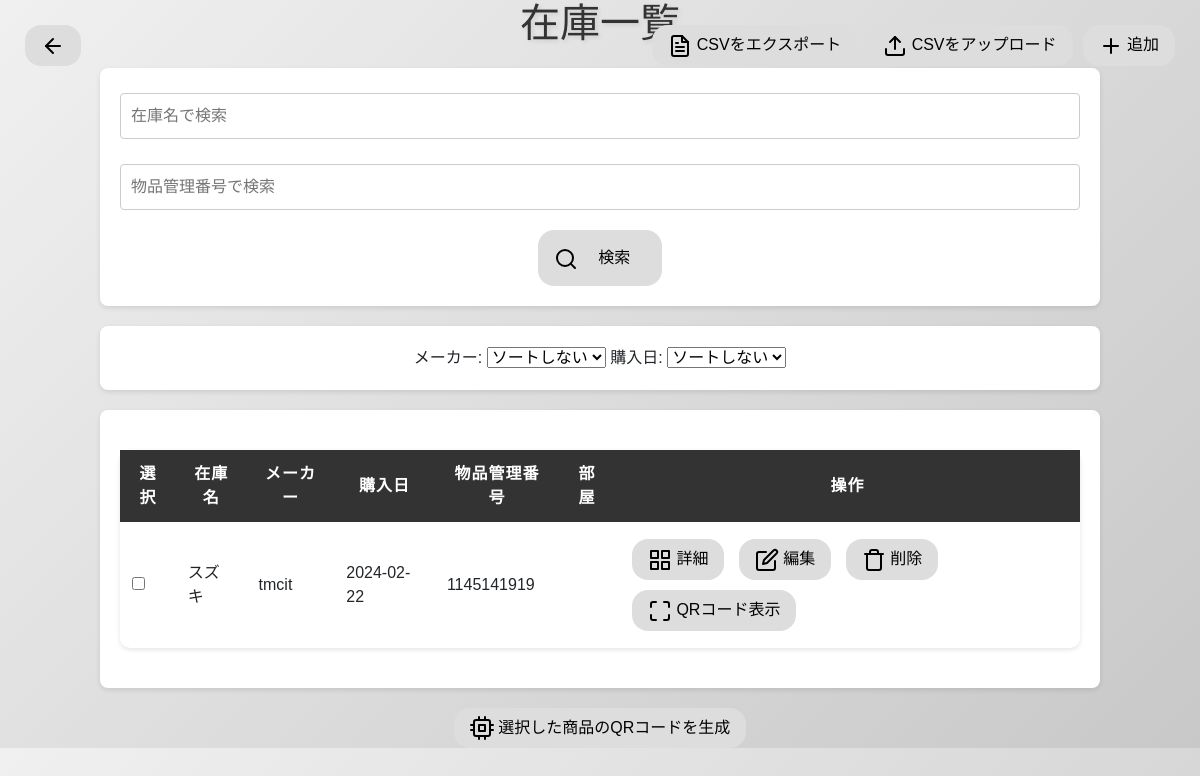
The page /inventory on the database as committed earlier.
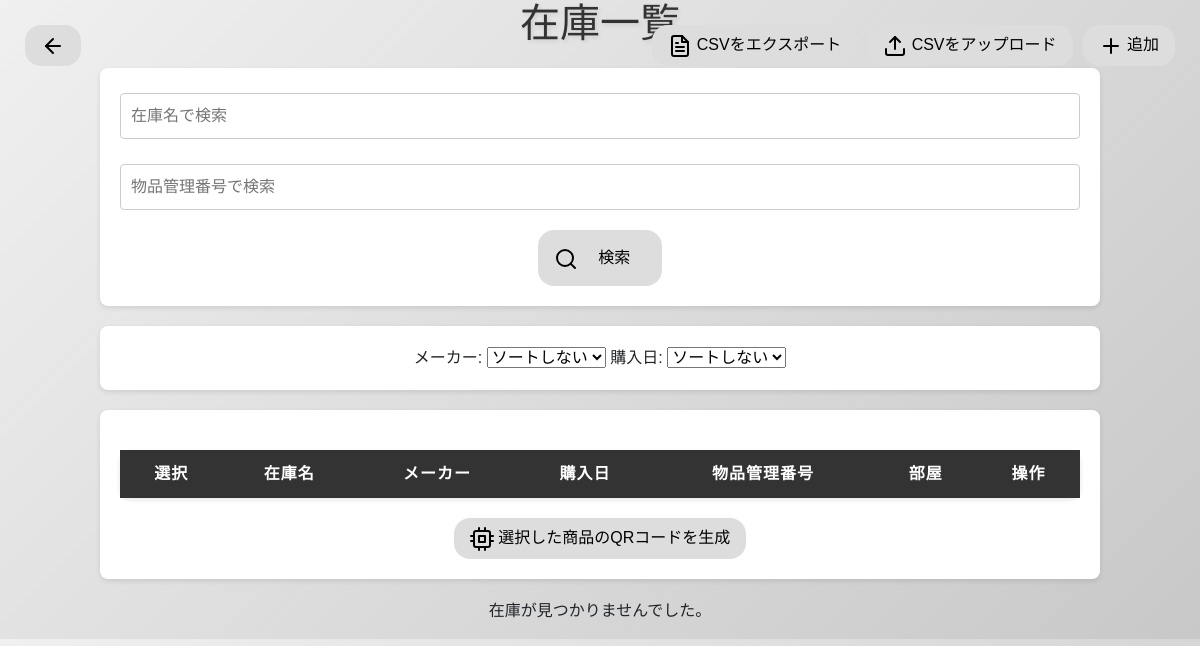
The same page on the database as committed later.
### tables this page shows
CREATE TABLE inventory (
            id INTEGER PRIMARY KEY AUTOINCREMENT,
            product_name TEXT NOT NULL,
            manufacturer TEXT NOT NULL,
            purchase_date TEXT NOT NULL,
            item_number TEXT,  -- 物品管理番号
            description TEXT   -- 説明
        );

### app.py (the view)
@app.route('/inventory')
def inventory():
    conn = get_db_connection()
    search_query = request.args.get('search')
    item_number = request.args.get('item_number')
    sort = request.args.get('sort')
    query = 'SELECT * FROM inventory WHERE 1=1'
    params = []
    if search_query:
        query += ' AND product_name LIKE ?'
        params.append(f'%{search_query}%')
    if item_number:
        query += ' AND item_number = ?'
        params.append(item_number)
    if sort == 'manufacturer':
        query += ' ORDER BY manufacturer'
    elif sort == 'purchase_date_asc':  # 購入日昇順
        query += ' ORDER BY purchase_date ASC'
    elif sort == 'purchase_date_desc':  # 購入日降順
        query += ' ORDER BY purchase_date DESC'
    products = conn.execute(query, params).fetchall()
    conn.close()
    return render_template('inventory.html', products=products)

### app.py (called while the page is built)
def get_db_connection():
    conn = sqlite3.connect('inventory.db')
    conn.row_factory = sqlite3.Row
    return conn

### templates/inventory.html (shortened to what the changed rows need)
<!DOCTYPE html>
<html lang="ja">
<head>
    <link rel="stylesheet" href="../static/styles.css" type="text/css">
    <link href="https://cdnjs.cloudflare.com/ajax/libs/font-awesome/6.0.0/css/all.min.css" rel="stylesheet">
    <link href="https://cdn.jsdelivr.net/npm/bootstrap@5.0.2/dist/css/bootstrap.min.css" rel="stylesheet"
 />
</head>
</head>
<body>
    <div class="position-button-menu">
        <a href="{{ url_for('export_csv') }}" class="button">
        </a>
        <a href="{{ url_for('upload_csv') }}" class="button">
        </a>
        <a href="{{ url_for('show_add_product') }}" class="button">
        </a>
    </div>
    <div class="position-button-back">
        <a href="{{ url_for('index') }}" class="button">
        </a>
    </div>
    <h1>在庫一覧</h1>
    <div>
        <form method="GET" action="{{ url_for('inventory') }}">
        </form>
    </div>
    <form method="GET" action="{{ url_for('inventory') }}">
        <label for="sort_manufacturer">メーカー:</label>
        <select id="sort_manufacturer" name="sort" onchange="this.form.submit()">
        </select>
        <label for="sort_date">購入日:</label>
        <select id="sort_date" name="sort_date" onchange="this.form.submit()">
        </select>
    </form>
    <form method="POST" action="{{ url_for('generate_selected_qrs') }}">
        <div class="pc-table">
            <table>
                <head>
                    <tr>
                        <th>選択</th>
                        <th>在庫名</th>
                        <th>メーカー</th>
                        <th>購入日</th>
                        <th>物品管理番号</th>
                        <th>部屋</th>
                        <th>操作</th>
                    </tr>
                </head>
                <body>
                    {% for product in products %}
                    <tr>
                        <td>
                            <input type="checkbox" name="selected_products" value="{{ product.id }}">
                        </td>
                        <td>{{ product.product_name }}</td>
                        <td>{{ product.manufacturer }}</td>
                        <td>{{ product.purchase_date }}</td>
                        <td>{{ product.item_number }}</td>
                        <td>{{ product.room_id }}{{ product.room_name }}</td>
                        <td>
                            <a href="{{ url_for('product_detail', product_id=product.id) }}" class="button">
                                <i data-feather="grid"></i>
                                詳細
                            </a>
                            <a href="{{ url_for('edit_product', product_id=product.id) }}" class="button">
                                <i data-feather="edit"></i>
                                編集
                            </a>
                            <a href="{{ url_for('delete_product', product_id=product.id) }}" class="button">
                                <i data-feather="trash"></i>
                                削除
                            </a>
                            <a href="{{ url_for('generate_qr', product_id=product.id) }}" class="button">
                                <i data-feather="maximize"></i>
                                QRコード表示
                            </a>
                        </td>
                    </tr>
                    {% endfor %}
                </body>
            </table>
        </div>
        <button type="submit" class="button">
        </button>
    </form>
    {% if not products %}
    <p>在庫が見つかりませんでした。</p>
    {% endif %}
</body>
</html>

Rows that differ between the two databases and show on the page:
removed inventory: product_name "スズキ", manufacturer "tmcit", purchase_date "2024-02-22", item_number "1145141919"
Other text that changed with them:
text now shown: "在庫が見つかりませんでした。"
